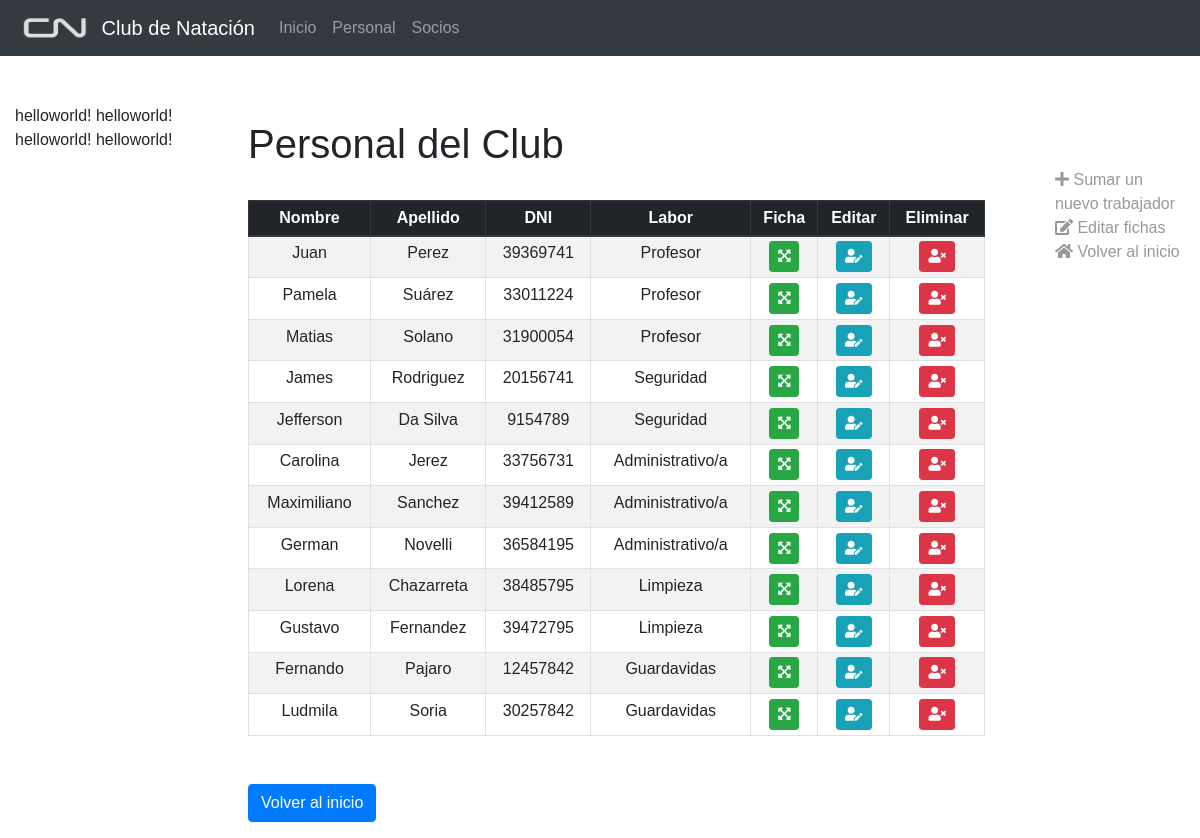
/FichasEmpleados.php, run on the app's committed database.
### tables this page shows
CREATE TABLE `personales` (
  `id_personal` int(11) NOT NULL,
  `labor` varchar(30) NOT NULL,
  `nombre` varchar(50) NOT NULL,
  `apellido` varchar(50) NOT NULL,
  `DNI` int(11) NOT NULL,
  `fecha_ingreso_laboral` date NOT NULL,
  `telefono` int(11) NOT NULL
);

### FichasEmpleados.php (the view, shortened to what this page needs)
<!DOCTYPE html>
<html>
	<head>
	<link rel="stylesheet" href="/object/css/bootstrap.css">
	<link rel="stylesheet" href="https://use.fontawesome.com/releases/v5.3.1/css/all.css">
	</head>
	<body>
		<nav class="navbar navbar-expand-lg navbar-dark bg-dark" style="position: sticky; top: 0;">
		    <a class="navbar-brand" href="#">
		    <img src="/object/images/CN_logo_black.jpg" width="80" height="30" class="d-inline-block align-top" alt="">
		    Club de Natación
		  </a>
		  <div class="collapse navbar-collapse" id="navbarText">
		    <ul class="navbar-nav mr-auto">
		      <li class="nav-item">
		        <a class="nav-link" href="index.html">Inicio <span class="sr-only">(current)</span></a>
		      </li>
		      <li class="nav-item">
		        <a class="nav-link" href="Consulta.php">Personal</a>
		      </li>
		      <li class="nav-item">
		        <a class="nav-link" href="crud.php">Socios</a>
		      </li>
		    </ul>
		  </div>
		</nav>
		<div class="container-fluid" style="margin-top: 3rem;">
			<div class="row flex-xl-nowrap">
				<div class="col-12 col-md-3 col-xl-2 bd-sidebar">
					helloworld!
					helloworld!
					helloworld!
					helloworld!
				</div>
				<main class="col-12 col-md-9 col-xl-8 py-md-3 pl-md-5 bd-content">
				<h1>Personal del Club</h1> <br>
				<?php
					$pdo = conectar();
					$stmt = $pdo->prepare('SELECT nombre, apellido, DNI, labor FROM personales');
					$stmt->execute();
					$row = $stmt->fetchAll(PDO::FETCH_ASSOC);
				   	$tamañorow = sizeof($row);
				   	echo '<table class="table table-bordered table-sm table-hover table-striped" style="text-align:center;">
				   			<thead class="thead-dark">
					   			<tr>
					   				<th scope="col"> Nombre </th>
					   				<th scope="col"> Apellido </th>
					   				<th scope="col"> DNI </th>
					   				<th scope="col"> Labor </th>
					   				<th scope="col"> Ficha </th>
					   				<th scope="col"> Editar </th>
					   				<th scope="col"> Eliminar </th>
					   			</tr>
				   			</thead>
				   			<tbody>';
				   	for ($i=0; $i < $tamañorow; $i++) {
				   		$value = $row[$i];
				   		echo '<tr>';
				   		foreach ($value as $key => $asd) {
				   		 	echo '<td style>'. $asd.'</td>';
				   		 }
				   		echo '<th>
									<button type="button" class="btn btn-success btn-sm" data-toggle="modal" data-target="#myModal"><i class="fa fa-expand-arrows-alt"></i></button>
									        <h4 class="modal-title">'.$value['nombre'].' '.$value['apellido'].'</h4>
																Nombre: '.$value['nombre'].'
																Apellido: '.$value['apellido'].'
																DNI: '.$value['DNI'].'
																Fecha Nacimiento: '.$value['nombre'].'
																Fecha Ingreso: '.$value['nombre'].'
								</th>
								<th>
									<a href="EditFicha.php">
										<button class="btn btn-info btn-sm">
											<i class="fas fa-user-edit">
											</i>
										</button>
									</a>
								</th>
								<th>
									<a href="EliminarFicha.php">
										<button class="btn btn-danger btn-sm">
											<i class="fa fa-user-times">
											</i>
										</button>
									</a>
								</th>';
				   	}
				   	echo "</tbody> </table>";
				?>
				<a href="index.html" class="btn btn-primary" style="margin-top: 2rem;">Volver al inicio</a>
				</main>
				<div class="d-none d-xl-block col-xl-2 bd-toc">
					<ul class="section-nav" style="list-style: none; margin-top: 4rem;">
						<li class="toc-entry toc-h2">
							<a href="formAlta.php" style="color:#99979c">
								<i class="fa fa-plus" aria-hidden="true"></i> Sumar un nuevo trabajador
							</a>
						</li>
						<li class="toc-entry toc-h2">
							<a href="formAlta.php" style="color:#99979c">
								<i class="fa fa-edit" aria-hidden="true"></i> Editar fichas
							</a>
						</li>
						<li class="toc-entry toc-h2">
							<a href="index.html" style="color:#99979c">
								<i class="fa fa-home" aria-hidden="true"></i> Volver al inicio
							</a>
						</li>
					</ul>
				</div>
			</div>
		</div>
	</body>
</html>

### FichasEmpleados.php (style rules this page uses)
body { font-family: Arial; }

### data on the page
personales: nombre "Juan", apellido "Perez", DNI "39369741", labor "Profesor"
personales: nombre "Pamela", apellido "Suárez", DNI "33011224", labor "Profesor"
personales: nombre "Matias", apellido "Solano", DNI "31900054", labor "Profesor"
personales: nombre "James", apellido "Rodriguez", DNI "20156741", labor "Seguridad"
personales: nombre "Jefferson", apellido "Da Silva", DNI "9154789", labor "Seguridad"
personales: nombre "Carolina", apellido "Jerez", DNI "33756731", labor "Administrativo/a"
personales: nombre "Maximiliano", apellido "Sanchez", DNI "39412589", labor "Administrativo/a"
personales: nombre "German", apellido "Novelli", DNI "36584195", labor "Administrativo/a"
personales: nombre "Lorena", apellido "Chazarreta", DNI "38485795", labor "Limpieza"
personales: nombre "Gustavo", apellido "Fernandez", DNI "39472795", labor "Limpieza"
personales: nombre "Fernando", apellido "Pajaro", DNI "12457842", labor "Guardavidas"
personales: nombre "Ludmila", apellido "Soria", DNI "30257842", labor "Guardavidas"
